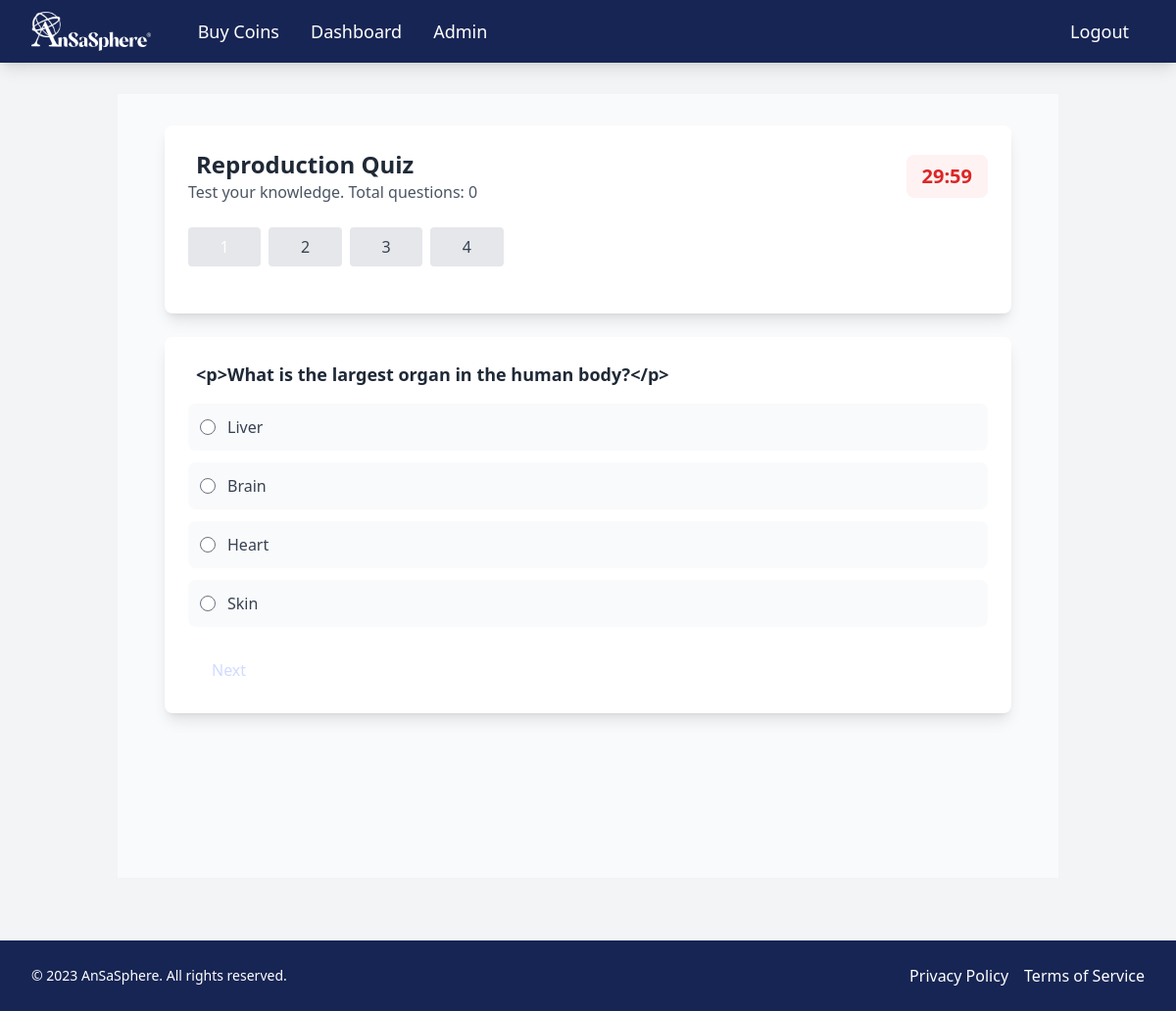
The page /quiz/3/ (signed in) on the database its author committed.
### eduPathCare/models.py (models this page shows, shortened)
class Section(models.Model):
    section_id = models.AutoField(primary_key=True)
    subject = models.ForeignKey(Subject, on_delete=models.CASCADE)
    section_name = models.CharField(max_length=255)
    section_order = models.PositiveIntegerField()
    text_content = models.TextField()
    image_content = models.URLField(blank=True, null=True)
    created_at = models.DateTimeField(auto_now_add=True)
    updated_at = models.DateTimeField(auto_now=True)
    is_completed = models.BooleanField(default=False)

class Question(models.Model):
    OPTION_CHOICES = [
        ('a', 'A'),
        ('b', 'B'),
        ('c', 'C'),
        ('d', 'D'),
    ]
    question_id = models.AutoField(primary_key=True)
    section = models.ForeignKey(Section, on_delete=models.CASCADE)
    question_text = models.TextField()
    option_a = models.TextField()
    option_b = models.TextField()
    option_c = models.TextField()
    option_d = models.TextField()
    correct_option = models.CharField(max_length=1, choices=OPTION_CHOICES)
    explanation_a = models.TextField()
    explanation_b = models.TextField()
    explanation_c = models.TextField()
    explanation_d = models.TextField()
    created_at = models.DateTimeField(auto_now_add=True)
    updated_at = models.DateTimeField(auto_now=True)

### eduPathCare/views.py (the view, shortened to what this page needs)
# urls.py: path('quiz/<int:section_id>/', quiz_view, name='quiz'),
@login_required
def quiz_view(request, section_id):
    section = get_object_or_404(Section, section_id=section_id)
    questions = Question.objects.filter(section=section)
    if not questions.exists():
        messages.warning(request, "This section has no questions yet.")
        return redirect('sections_list_quiz', subject_id=section.subject.subject_id)
    return render(request, 'quiz.html', {
        'section': section,
        'form': QuizForm(questions=questions)
    })

### eduPathCare/forms.py
class QuizForm(forms.Form):
    def __init__(self, *args, **kwargs):
        questions = kwargs.pop('questions')
        super(QuizForm, self).__init__(*args, **kwargs)
        for question in questions:
            self.fields[f'question_{question.question_id}'] = forms.ChoiceField(
                choices=[
                    ('a', question.option_a),
                    ('b', question.option_b),
                    ('c', question.option_c),
                    ('d', question.option_d),
                ],
                widget=forms.RadioSelect,
                label=question.question_text
            )

### eduPathCare/templates/quiz.html (shortened to what this page needs)
{% extends 'base.html' %}
{% load static %}
{% block content %}
<div class="min-h-screen bg-gray-50 py-8">
  <div class="max-w-4xl mx-auto px-4">
    <div class="bg-white rounded-lg shadow-lg p-6 mb-6">
      <div class="flex justify-between items-center mb-6">
        <div>
          <h1 class="text-2xl font-bold text-gray-800">
            {{ section.section_name }} Quiz
          </h1>
          <p class="text-gray-600">Test your knowledge. Total questions: {{ form|length }}</p>
        </div>
        <div id="timer" class="text-xl font-bold text-red-600 bg-red-50 px-4 py-2 rounded-lg">
        </div>
      </div>
      <div class="grid grid-cols-5 md:grid-cols-10 gap-2 mb-6" id="questionNav">
        {% for field in form %}
          <button type="button"
                  class="nav-btn w-full h-10 rounded bg-gray-200 text-gray-700 hover:bg-blue-200 transition-colors"
                  data-question="{{ forloop.counter0 }}">
            {{ forloop.counter }}
          </button>
        {% endfor %}
      </div>
    </div>
    <form method="post" id="quizForm" class="bg-white rounded-lg shadow-lg p-6">
      <div class="question-container">
        {% for field in form %}
          <div class="question-slide hidden" data-question="{{ forloop.counter0 }}">
            <div class="mb-6">
              <label class="block text-lg font-semibold text-gray-800 mb-4">
                {{ field.label }}
              </label>
              <div class="space-y-3">
                {% for choice in field %}
                  <div class="flex items-center bg-gray-50 p-3 rounded-lg hover:bg-blue-50">
                    {{ choice.tag }}
                    <label class="ml-3 text-gray-700 cursor-pointer">
                      {{ choice.choice_label }}
                    </label>
                  </div>
                {% endfor %}
              </div>
            </div>
          </div>
        {% endfor %}
      </div>
      <div class="flex justify-between items-center mt-6">
        <button type="button" id="nextBtn"
                class="btn-primary px-6 py-2 rounded-lg">
          Next
        </button>
      </div>
    </form>
  </div>
</div>
{% endblock %}

### rows shown on the page
Section: section_name "Reproduction"
Question: label "<p>What is the largest organ in the human body?</p>", choice_label "Liver" "Brain" "Heart" "Skin"
